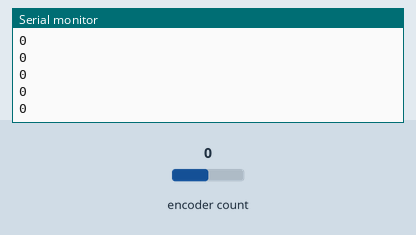
Recording of a sketch running on a simulated ESP32. Shown: the last lines printed to the serial monitor. The inputs (shaded band) are chosen by the test bench; at power-on: encoder count 0.

Above: at 1.2 s.
1.3 s: encoder count set to 1
At 1.31 s:
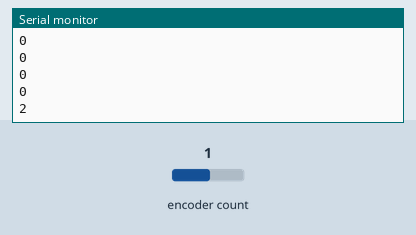
2.8 s: encoder count set to 2
At 2.81 s:
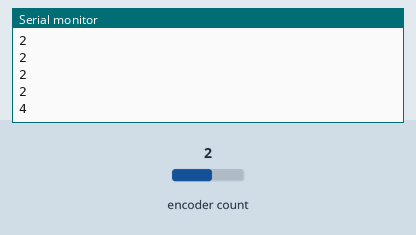
Timing chart, 0 to 5.8 s (numbered marks = the images above; inputs shaded):
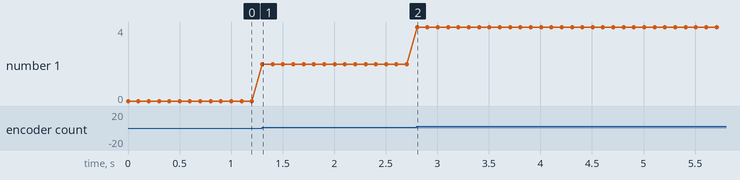

Measured:
- after the input at 1.3 s, the serial monitor: prints a new line at once (image 1)
- after the input at 2.8 s, the serial monitor: prints a new line at once (image 2)
- plotted number 1: 0 → 2 after the input at 1.3 s, 2 → 4 after the input at 2.8 s

The sketch:

ESP32Encoder.ino
```cpp
#include <ESP32Encoder.h>
ESP32Encoder encoder;

void setup() {
    encoder.attachHalfQuad(16, 17); // Replace with your chosen pins
    encoder.clearCount();
    encoder.setCount(0);
    Serial.begin(115200);
}

void loop() {
    Serial.println(encoder.getCount());
    delay(100);
}
```
